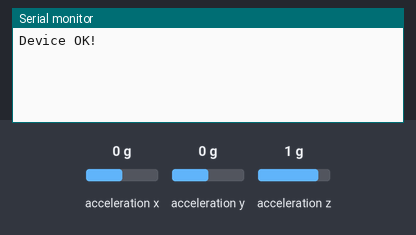
A sketch run on a simulated Arduino Uno, built with avr-gcc and run on an emulated ATmega328P. Shown: the last lines printed to the serial monitor. The test bench sets the inputs (shaded band); at power-on: acceleration x 0 g, acceleration y 0 g, acceleration z 1 g.

Above: at 1.2 s.
1.3 s: acceleration x set to -1.4 g
At 2.2 s:
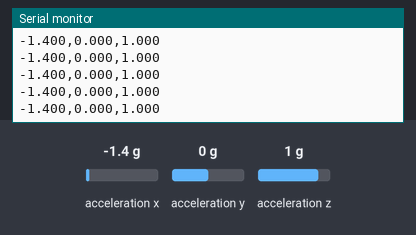
3.2 s: acceleration y set to -1.4 g
At 4.0 s:
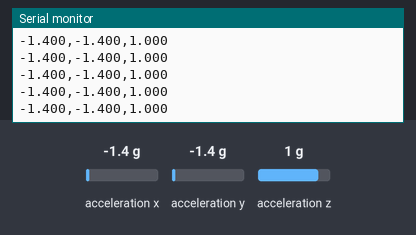
4.7 s: acceleration x set to 0 g
At 5.3 s:
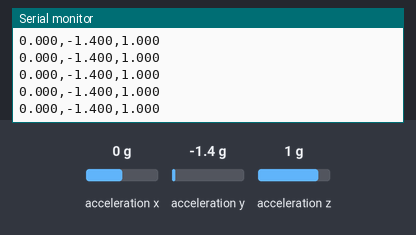
7.7 s: acceleration z set to -1.4 g
At 8.4 s:
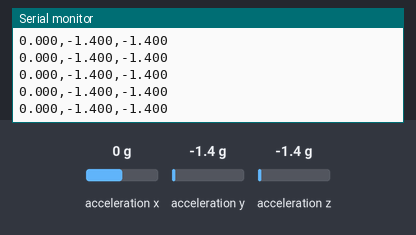

Measured:
- after the input at 1.3 s, the serial monitor: prints a new line at once (image 1)
- after the input at 3.2 s, the serial monitor: prints a new line after 0.08 s (image 2)
- after the input at 4.7 s, the serial monitor: prints a new line after 0.08 s (image 3)
- after the input at 7.7 s, the serial monitor: prints a new line after 0.08 s (image 4)

The sketch:

Gesture_Recognition.ino
```cpp
  #include "LSM6DS3.h"
  LSM6DS3 myIMU(I2C_MODE, 0x6A);
  const float accelerationThreshold = 2; // threshold of significant in G's
  const int numSamples = 119;
  int samplesRead = numSamples;
  void setup() {
    // put your setup code here, to run once:
    Serial.begin(9600);
    while (!Serial);
    //Call .begin() to configure the IMUs
    if (myIMU.begin() != 0) {
    Serial.println("Device error");
    } else {
    Serial.println("Device OK!");
    }
  }
  void loop() {
    float x, y, z;
    while (samplesRead == numSamples) {
      x=myIMU.readFloatAccelX();
      y=myIMU.readFloatAccelY();
      z=myIMU.readFloatAccelZ();
      float aSum = fabs(x) + fabs(y) + fabs(z);
      // check if it's above the threshold
      if (aSum >= accelerationThreshold) {
      // reset the sample read count
      samplesRead = 0;
      break;
      }
    }
    while (samplesRead < numSamples) {
      x=myIMU.readFloatAccelX();
      y=myIMU.readFloatAccelY();
      z=myIMU.readFloatAccelZ();
      samplesRead++;
      Serial.print(x, 3);
      Serial.print(',');
      Serial.print(y, 3);
      Serial.print(',');
      Serial.print(z, 3);
      Serial.println();
      if (samplesRead == numSamples) {
      // Serial.println();
      }
    }
  }
```
